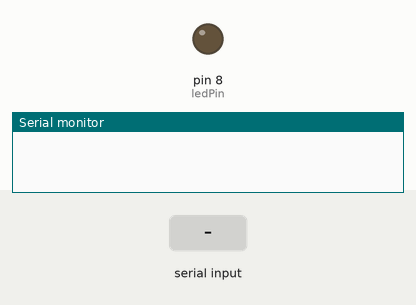
The sketch below on a simulated Arduino Uno, built with avr-gcc and run on an emulated ATmega328P. Parts: output pins drawn as LEDs (lit = HIGH), the last lines printed to the serial monitor. The test bench sets the inputs (shaded band).

Above: at 0.1 s.
At 2.0 s:
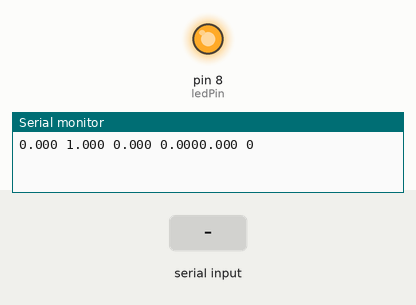
2.1 s: "90 45\n" received over Serial
Timing chart, 0 to 5.1 s (numbered marks = the images above; inputs shaded):
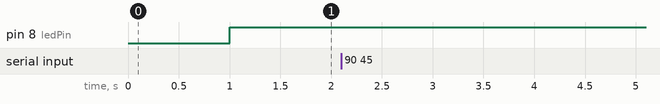

The sketch:

Conversie.ino
```cpp
#include <TimerOne.h>
double uk;
double yk,yk_1;
double C;
double T_proces;

char Buffer_Receptie[100];
const int ledPin=8;
int stareled;
int Lungime_Pachet_Date=0;
float Val[20];
float data1=0, data2=0, data3=0, data4=0, data5=0,data6=0;
float Refk,Te,led;
long Te_arduino_vechi, Te_arduino_nou;//Te transformata in microsecunde pt Timer Arduino

//Start aplicatie
void setup() {
  pinMode(ledPin,OUTPUT);
  Serial.begin(9600);

      Serial.flush();
    Te_arduino_vechi=1000000;
    Te_arduino_nou=Te_arduino_vechi;
  //Initializare uk si yk si C
    uk=0;
    yk=0;yk_1=0;

    T_proces=10; //[seunde]
    Te=1.0; //[seunde] sau Te=Te_arduino_nou/1000000
    C=Te/(Te+T_proces);
  Timer1.initialize(Te_arduino_nou);//Timpul este in microsecunde
  Timer1.attachInterrupt(esantionare);
}

//Bucla infinita specifica Arduino //Echivalenta Run-Time-Engine pentru aplicatia noastra
void loop() {
  // put your main code here, to run repeatedly:
}

//Functia care implementeaza perioada de esantionare(Te) ###Functie atasata intreruperii de timer
void esantionare()
{
//Rx-Receptie de la Labwindows/CVI &&&&&&&&&&&&&&&&&&&&&&&&&&&&&&&&&&&&&&&&&&&&&&&&&&&&&&&&&&&&&&&
 if (Serial.available() > 0)
    {   delay(20);//asteptam sa vina totii octetii
        Lungime_Pachet_Date=Serial.available();
        Serial.readBytes(Buffer_Receptie, Lungime_Pachet_Date);//pachetul de date primit ca ARRAY
                //Serial.print(" Stringul RECEPTIE: ");    Serial.print(Buffer_Receptie);
        Serial.flush();
        int p1=0;   int p2=0;   int j=0;
        for (int i=0; i<(Lungime_Pachet_Date); i++)
          {
            if((Buffer_Receptie[i]==' ') || (Buffer_Receptie[i]=='\0'))
              {
                p2=i;
                String Buff_string_Rx = String(Buffer_Receptie);//pachetul de date este transformat ca String
                String Data_string = Buff_string_Rx.substring(p1,p2);//Extragere substring de date
                Val[j] = Data_string.toFloat();//Transformare in Valoare numerica
                if (Val[j]>=1000)    {Val[j]=999.999;}//Limitare la 3 caractere/digiti pt. partea intreaga
                    //Serial.print(" Valoare numerica: ");    Serial.print(Val[j],3);//afisare valoare numerica extrasa din pachet cu 3 zecimale dupa virgula
                p1=i+1;//Initializare index initial pentru subsirul unei noi Date
                j=j+1;//Initializare Index pentru valorile numerice extrase
              }
          }
//Atasarea variabilelor de proces a valorilor numerice
     Refk=Val[0];
      Te=Val[1];//se va folosi in realatiile iterative viitoare
      Te_arduino_nou=(long)(1000000*Te);//Treansforma Te primit din Sec in microsecunde pt. resetare Perioada de esantionare
//Te=5000000;
        data3=Val[2];
          data4=Val[3];
           led=Val[4];
           stareled=Val[5];
          //Exemplu: Aici se adauga o noua data in Pachetul de date//De ex. data5=...=Temperatura1=Val[4]
 //END Rx-Receptie de la Labwindows/CVI &&&&&&&&&&&&&&&&&&&&&&&&&&&&&&&&&&&&&&&&&&&&&&&&&&&&&&&&&&&&&&&
    }
  else
    {
      data1=0;
        data2=0;
          data3=0;
            data4=0;
             data5=0;
              data6=0;
    }

 //#####################################################################################################################

        //....aici se va pune prelucrarea din Arduino
 //Setare din CVI a Perioadei de Esantionare Te, doar cand se va modica din CVI
 if (stareled==1){
  digitalWrite(ledPin,LOW);
} else {
  digitalWrite(ledPin,HIGH);
  }
if(Te_arduino_vechi != Te_arduino_nou)
  {     Timer1.initialize(Te_arduino_nou);//Timpul este in microsecunde
        Te_arduino_vechi=Te_arduino_nou;
        C=Te/(Te+T_proces); //se recalcueaza C daca se modifica Te
  }
// Raspundul unei fdt>>>Prelucrarea unei relatii iterative
uk=Refk;
yk=yk_1+ C*(uk-yk_1);
//Actualizare Stare led in functie de Perioada de Esantionare


//Reactualizare a unui nou ciclu de esantionare
yk_1=yk;
//#####################################################################################################################

//Tx-Transmisie >>>>Formatare pachet de date ca string pentru Transmisie catre Labwindows/CVI     &&&&&&&&&&&&&&&&&&&&&&&&&
    String Buffer_Transmisie = String (Refk, 3) + ' ' + String (Te,3) + ' ' + String (yk,3) + ' ' + String (data4,3) + String (led,3)+' ' +String (stareled,3)+ ' ';
    for (int i=0; i<Buffer_Transmisie.length(); i++)
      {

            Serial.write(Buffer_Transmisie[i]);
      }
//END Tx-Transmisie >>>>Formatare pachet de date ca string pentru Transmisie catre Labwindows/CVI  &&&&&&&&&&&&&&&&&&&&&&&&&
}
```
